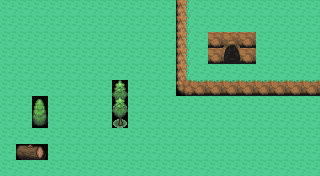

This game map was drawn from its Tiled (.tmx) file and the tilesets committed beside it. A one-line description and the full map source follow:
An orthogonal 20x11 tile map with 16x16 px tiles, 1 tile layer (Kachelebene 1).

<map version="1.4" tiledversion="1.4.3" orientation="orthogonal" renderorder="right-down" width="20" height="11" tilewidth="16" tileheight="16" infinite="0" nextlayerid="2" nextobjectid="1">
 <tileset firstgid="1" source="tileset.tsx" />
 <layer id="1" name="Kachelebene 1" width="20" height="11">
  <data encoding="csv">
183,183,183,183,183,183,183,183,183,183,183,1196,183,183,183,183,183,183,183,183,
183,183,183,183,183,183,183,183,183,183,183,1196,183,183,183,183,183,183,183,183,
183,183,183,183,183,183,183,183,183,183,183,1196,183,1742,1743,1744,183,183,183,183,
183,183,183,183,183,183,183,183,183,183,183,1196,183,1833,1834,1835,183,183,183,183,
183,183,183,183,183,183,183,183,183,183,183,1196,183,183,183,183,183,183,183,183,
183,183,183,183,183,183,183,642,183,183,183,1287,1288,1288,1288,1288,1288,1288,1288,1288,
183,183,458,183,183,183,183,733,183,183,183,183,183,183,183,183,183,183,183,183,
183,183,549,183,183,183,183,824,183,183,183,183,183,183,183,183,183,183,183,183,
183,183,183,183,183,183,183,183,183,183,183,183,183,183,183,183,183,183,183,183,
183,553,554,183,183,183,183,183,183,183,183,183,183,183,183,183,183,183,183,183,
183,183,183,183,183,183,183,183,183,183,183,183,183,183,183,183,183,183,183,183
</data>
 </layer>
</map>
